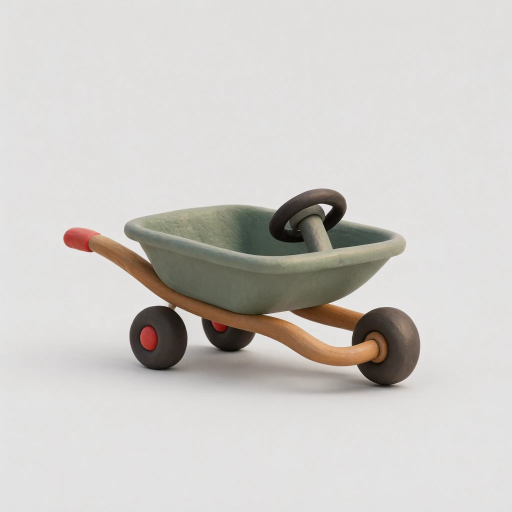
#> input picture art/karts/duvet/concept.webp, 1024 x 1024 px, found by its file name (shown at 1/2 size)
$ python headshots.py
#> lines starting #> are read from the running program, lines starting #| are printed output that depends on the picture
"""Make each racer's headshot from their concept, for the corner of their lobby card: the head, square, 128 pixels.

python3 tools/headshots.py   ->   art/racers/<name>/headshot.png, imported into the game as "<Name> headshot".
"""

from pathlib import Path

from PIL import Image

ROOT = Path(__file__).resolve().parent.parent
# Each concept's head: its centre, across and down, and its size, as shares of the picture.
HEADS = {
    "hettie": (0.50, 0.27, 0.34),
    "max": (0.46, 0.25, 0.30),
    "puddles": (0.50, 0.28, 0.36),
    "the-major": (0.43, 0.14, 0.32),
    "mabel": (0.50, 0.29, 0.36),
    "scraps": (0.48, 0.33, 0.32),
    "marmalade": (0.50, 0.33, 0.38),
    "duvet": (0.53, 0.33, 0.36),
}

for name, (cx, cy, share) in HEADS.items():
    concept = Image.open(ROOT / "art" / "racers" / name / "concept.webp").convert("RGB")
#> concept is the input picture: PIL image 1024x1024 RGB; mean R, G, B 206.8, 203.8, 200.6
    w, h = concept.size
#> w = 1024; h = 1024
    side = int(w * share)
#> side = 348
    left = int(w * cx - side / 2)
#> left = 338
    up = int(h * cy - side / 2)
#> up = 102
    concept.crop((left, up, left + side, up + side)).resize((128, 128), Image.LANCZOS).save(ROOT / "art" / "racers" / name / "headshot.png")
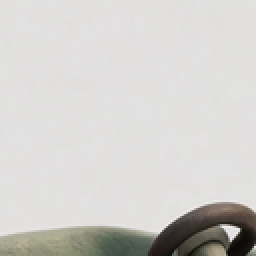
#> saved as headshot.png: PIL image 128x128 RGB (shown 2 times larger); mean R, G, B 210, 208.4, 205.9
    print("headshot", name)
